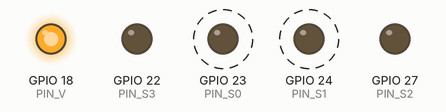
Bench run of a program on a simulated Raspberry Pi (BCM pin numbers). Shown: output pins drawn as LEDs (lit = HIGH). Dashed ring = blinking.

Above: at 0.2 s.
Timing chart, 0 to 3.0 s (numbered marks = the images above):
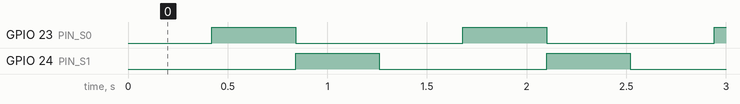

Measured:
- by itself, GPIO 23 (PIN_S0), GPIO 24 (PIN_S1): alternates HIGH for 0.42 s and LOW for 0.84 s
- by itself, everything shown: repeats every 1.3 s, in 3 steps

The program:

blink+mux.py
```python
import RPi.GPIO as GPIO
import time

PIN_S0=23
PIN_S1=24
PIN_S2=27
PIN_S3=22
PIN_V=18
DELAY=0.42

GPIO.cleanup()
GPIO.setmode(GPIO.BCM)

GPIO.setup(PIN_V, GPIO.OUT)
GPIO.setup(PIN_S0, GPIO.OUT)
GPIO.setup(PIN_S1, GPIO.OUT)
GPIO.setup(PIN_S2, GPIO.OUT)
GPIO.setup(PIN_S3, GPIO.OUT)

GPIO.output(PIN_V, GPIO.HIGH)
GPIO.output(PIN_S0, GPIO.LOW)
GPIO.output(PIN_S1, GPIO.LOW)
GPIO.output(PIN_S2, GPIO.LOW)
GPIO.output(PIN_S3, GPIO.LOW)
#var = 1
while 1 == 1 : #infinite loop
	GPIO.output(PIN_S0, GPIO.LOW)
	GPIO.output(PIN_S1, GPIO.LOW)
	GPIO.output(PIN_S2, GPIO.LOW)
	GPIO.output(PIN_S3, GPIO.LOW)
	time.sleep(DELAY)
	GPIO.output(PIN_S0, GPIO.HIGH)
	GPIO.output(PIN_S1, GPIO.LOW)
	GPIO.output(PIN_S2, GPIO.LOW)
	GPIO.output(PIN_S3, GPIO.LOW)
	time.sleep(DELAY)
	GPIO.output(PIN_S0, GPIO.LOW)
	GPIO.output(PIN_S1, GPIO.HIGH)
	GPIO.output(PIN_S2, GPIO.LOW)
	GPIO.output(PIN_S3, GPIO.LOW)
	time.sleep(DELAY)
GPIO.cleanup()
```
